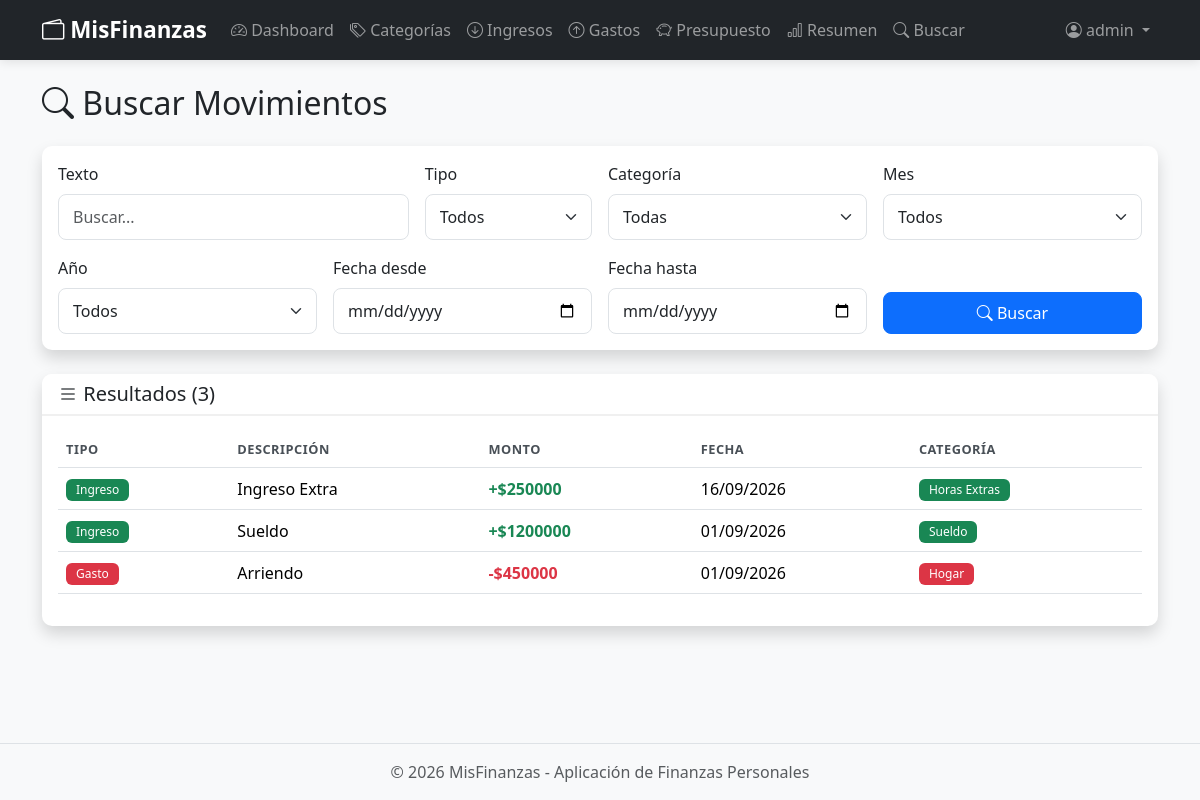
The app's page /buscar/ (signed in) with its own data.
### core/models.py (models this page shows, shortened)
class Ingreso(models.Model):
    usuario = models.ForeignKey(User, on_delete=models.CASCADE)
    descripcion = models.CharField(max_length=200)
    monto = models.DecimalField(max_digits=10, decimal_places=2)
    fecha = models.DateField()
    categoria = models.ForeignKey(
        Categoria, on_delete=models.CASCADE, limit_choices_to={"tipo": "INGRESO"}
    )
    class Meta:
        verbose_name = "Ingreso"
        verbose_name_plural = "Ingresos"
        ordering = ["-fecha"]

class Categoria(models.Model):
    TIPOS = [
        ("INGRESO", "Ingreso"),
        ("GASTO", "Gasto"),
    ]
    usuario = models.ForeignKey(User, on_delete=models.CASCADE)
    nombre = models.CharField(max_length=100)
    tipo = models.CharField(max_length=10, choices=TIPOS)
    class Meta:
        verbose_name = "Categoría"
        verbose_name_plural = "Categorías"
        ordering = ["tipo", "nombre"]
        unique_together = ("usuario", "nombre", "tipo")

class Gasto(models.Model):
    MEDIOS_PAGO = [
        ("EFECTIVO", "Efectivo"),
        ("DEBITO", "Débito"),
        ("CREDITO", "Crédito"),
        ("TRANSFERENCIA", "Transferencia"),
        ("OTRO", "Otro"),
    ]
    usuario = models.ForeignKey(User, on_delete=models.CASCADE)
    descripcion = models.CharField(max_length=200)
    monto = models.DecimalField(max_digits=10, decimal_places=2)
    fecha = models.DateField()
    categoria = models.ForeignKey(
        Categoria, on_delete=models.CASCADE, limit_choices_to={"tipo": "GASTO"}
    )
    medio_pago = models.CharField(max_length=20, choices=MEDIOS_PAGO, default="EFECTIVO")
    class Meta:
        verbose_name = "Gasto"
        verbose_name_plural = "Gastos"
        ordering = ["-fecha"]

### core/views.py (the view)
# urls.py: path("buscar/", views.BusquedaView.as_view(), name="busqueda"),
class BusquedaView(LoginRequiredMixin, TemplateView):
    template_name = "core/busqueda.html"
    def get_context_data(self, **kwargs):
        ctx = super().get_context_data(**kwargs)
        user = self.request.user
        request = self.request
        q = request.GET.get("q", "")
        tipo = request.GET.get("tipo", "")
        categoria_id = request.GET.get("categoria", "")
        fecha_desde = request.GET.get("fecha_desde", "")
        fecha_hasta = request.GET.get("fecha_hasta", "")
        mes = request.GET.get("mes", "")
        año = request.GET.get("año", "")
        ingresos = Ingreso.objects.filter(usuario=user).select_related("categoria")
        gastos = Gasto.objects.filter(usuario=user).select_related("categoria")
        if q:
            ingresos = ingresos.filter(descripcion__icontains=q)
            gastos = gastos.filter(descripcion__icontains=q)
        if categoria_id:
            ingresos = ingresos.filter(categoria_id=categoria_id)
            gastos = gastos.filter(categoria_id=categoria_id)
        if fecha_desde:
            ingresos = ingresos.filter(fecha__gte=fecha_desde)
            gastos = gastos.filter(fecha__gte=fecha_desde)
        if fecha_hasta:
            ingresos = ingresos.filter(fecha__lte=fecha_hasta)
            gastos = gastos.filter(fecha__lte=fecha_hasta)
        if mes:
            ingresos = ingresos.filter(fecha__month=mes)
            gastos = gastos.filter(fecha__month=mes)
        if año:
            ingresos = ingresos.filter(fecha__year=año)
            gastos = gastos.filter(fecha__year=año)
        resultados = []
        if not tipo or tipo == "INGRESO":
            for i in ingresos:
                resultados.append({"tipo": "Ingreso", "obj": i, "color": "success"})
        if not tipo or tipo == "GASTO":
            for g in gastos:
                resultados.append({"tipo": "Gasto", "obj": g, "color": "danger"})
        resultados.sort(key=lambda r: r["obj"].fecha, reverse=True)
        categorias = Categoria.objects.filter(usuario=user)
        ctx.update({
            "resultados": resultados,
            "categorias": categorias,
            "q": q,
            "tipo": tipo,
            "categoria_id": categoria_id,
            "fecha_desde": fecha_desde,
            "fecha_hasta": fecha_hasta,
            "mes": mes,
            "año": año,
        })
        return ctx

### core/templates/core/busqueda.html (shortened to what this page needs)
{% extends "core/base.html" %}
{% block content %}
<h2 class="mb-4"><i class="bi bi-search"></i> Buscar Movimientos</h2>
<div class="card shadow mb-4">
    <div class="card-body">
        <form method="get" class="row g-3">
            <div class="col-md-4">
                <label class="form-label">Texto</label>
                <input type="text" name="q" class="form-control" placeholder="Buscar..." value="{{ q }}">
            </div>
            <div class="col-md-2">
                <label class="form-label">Tipo</label>
                <select name="tipo" class="form-select">
                    <option value="">Todos</option>
                </select>
            </div>
            <div class="col-md-3">
                <label class="form-label">Categoría</label>
                <select name="categoria" class="form-select">
                    <option value="">Todas</option>
                </select>
            </div>
            <div class="col-md-3">
                <label class="form-label">Mes</label>
                <select name="mes" class="form-select">
                    <option value="">Todos</option>
                </select>
            </div>
            <div class="col-md-3">
                <label class="form-label">Año</label>
                <select name="año" class="form-select">
                    <option value="">Todos</option>
                </select>
            </div>
            <div class="col-md-3">
                <label class="form-label">Fecha desde</label>
                <input type="date" name="fecha_desde" class="form-control" value="{{ fecha_desde }}">
            </div>
            <div class="col-md-3">
                <label class="form-label">Fecha hasta</label>
                <input type="date" name="fecha_hasta" class="form-control" value="{{ fecha_hasta }}">
            </div>
            <div class="col-md-3 d-flex align-items-end">
                <button type="submit" class="btn btn-primary w-100">
                    <i class="bi bi-search"></i> Buscar
                </button>
            </div>
        </form>
    </div>
</div>
{% if resultados %}
<div class="card shadow">
    <div class="card-header bg-white">
        <h5 class="mb-0">
            <i class="bi bi-list"></i> Resultados ({{ resultados|length }})
        </h5>
    </div>
    <div class="card-body">
        <div class="table-responsive">
            <table class="table table-hover">
                <thead>
                    <tr>
                        <th>Tipo</th>
                        <th>Descripción</th>
                        <th>Monto</th>
                        <th>Fecha</th>
                        <th>Categoría</th>
                    </tr>
                </thead>
                <tbody>
                    {% for r in resultados %}
                    <tr>
                        <td><span class="badge bg-{{ r.color }}">{{ r.tipo }}</span></td>
                        <td>{{ r.obj.descripcion }}</td>
                        <td class="fw-bold text-{{ r.color }}">
                            {% if r.tipo == 'Ingreso' %}+{% else %}-{% endif %}${{ r.obj.monto|floatformat:0 }}
                        </td>
                        <td>{{ r.obj.fecha|date:"d/m/Y" }}</td>
                        <td><span class="badge bg-{{ r.color }}">{{ r.obj.categoria.nombre }}</span></td>
                    </tr>
                    {% endfor %}
                </tbody>
            </table>
        </div>
    </div>
</div>
{% elif request.GET %}
<div class="alert alert-info">
    <i class="bi bi-info-circle"></i> No se encontraron resultados para los filtros aplicados.
</div>
{% endif %}
{% endblock %}

### core/templates/core/base.html (shortened to what this page needs)
<!DOCTYPE html>
{% load static %}
<html lang="es">
<head>
    <link href="https://cdn.jsdelivr.net/npm/bootstrap@5.3.3/dist/css/bootstrap.min.css" rel="stylesheet">
    <link rel="stylesheet" href="https://cdn.jsdelivr.net/npm/bootstrap-icons@1.11.3/font/bootstrap-icons.min.css">
    <link rel="stylesheet" href="{% static 'core/css/style.css' %}">
</head>
<body>
    <nav class="navbar navbar-expand-lg navbar-dark bg-dark">
        <div class="container">
            <a class="navbar-brand fw-bold" href="{% if user.is_authenticated %}{% url 'dashboard' %}{% else %}{% url 'login' %}{% endif %}">
                <i class="bi bi-wallet2"></i> MisFinanzas
            </a>
            <div class="collapse navbar-collapse" id="navbarNav">
                {% if user.is_authenticated %}
                <ul class="navbar-nav me-auto">
                    <li class="nav-item">
                        <a class="nav-link" href="{% url 'dashboard' %}">
                            <i class="bi bi-speedometer2"></i> Dashboard
                        </a>
                    </li>
                    <li class="nav-item">
                        <a class="nav-link" href="{% url 'categoria_list' %}">
                            <i class="bi bi-tags"></i> Categorías
                        </a>
                    </li>
                    <li class="nav-item">
                        <a class="nav-link" href="{% url 'ingreso_list' %}">
                            <i class="bi bi-arrow-down-circle"></i> Ingresos
                        </a>
                    </li>
                    <li class="nav-item">
                        <a class="nav-link" href="{% url 'gasto_list' %}">
                            <i class="bi bi-arrow-up-circle"></i> Gastos
                        </a>
                    </li>
                    <li class="nav-item">
                        <a class="nav-link" href="{% url 'presupuesto_list' %}">
                            <i class="bi bi-piggy-bank"></i> Presupuesto
                        </a>
                    </li>
                    <li class="nav-item">
                        <a class="nav-link" href="{% url 'resumen' %}">
                            <i class="bi bi-bar-chart"></i> Resumen
                        </a>
                    </li>
                    <li class="nav-item">
                        <a class="nav-link" href="{% url 'busqueda' %}">
                            <i class="bi bi-search"></i> Buscar
                        </a>
                    </li>
                </ul>
                <ul class="navbar-nav">
                    <li class="nav-item dropdown">
                        <a class="nav-link dropdown-toggle" href="#" role="button" data-bs-toggle="dropdown">
                            <i class="bi bi-person-circle"></i> {{ user.first_name|default:user.username }}
                        </a>
                    </li>
                </ul>
                {% endif %}
            </div>
        </div>
    </nav>
    <main class="container my-4">
        {% block content %}{% endblock %}
    </main>
    <footer class="bg-light text-center py-3 mt-5">
        <p class="mb-0 text-muted">&copy; {% now "Y" %} MisFinanzas - Aplicación de Finanzas Personales</p>
    </footer>
</body>
</html>

### core/static/core/css/style.css (style rules this page uses)
:root { --ingreso-color: #198754; --gasto-color: #dc3545; }
body { background-color: #f8f9fa; min-height: 100vh; display: flex; flex-direction: column; }
main { flex: 1; }
.card { border-radius: 10px; border: none; transition: transform 0.2s ease, box-shadow 0.2s ease; }
.card-header { border-radius: 10px 10px 0 0 !important; border-bottom: 2px solid #f0f0f0; }
.table th { border-top: none; font-weight: 600; color: #495057; text-transform: uppercase; font-size: 0.8rem; letter-spacing: 0.5px; }
.table td { vertical-align: middle; }
.navbar { box-shadow: 0 2px 10px rgba(0, 0, 0, 0.1); }
.navbar-brand { font-size: 1.4rem; }
.btn { border-radius: 8px; padding: 8px 20px; font-weight: 500; transition: all 0.2s; }
.form-control, .form-select { border-radius: 8px; border: 1px solid #dee2e6; padding: 10px 14px; }
.badge { font-weight: 500; padding: 5px 10px; }
footer { border-top: 1px solid #dee2e6; }

### records on screen
Ingreso: tipo "Ingreso", obj.descripcion "Ingreso Extra", obj.monto "250000", obj.fecha "16/09/2026", obj.categoria.nombre "Horas Extras"
Ingreso: tipo "Ingreso", obj.descripcion "Sueldo", obj.monto "1200000", obj.fecha "01/09/2026", obj.categoria.nombre "Sueldo"
Gasto: tipo "Gasto", obj.descripcion "Arriendo", obj.monto "450000", obj.fecha "01/09/2026", obj.categoria.nombre "Hogar"

### other values on screen
{{ user.first_name|default:user.username }} "admin"
{{ resultados|length }} "3"
